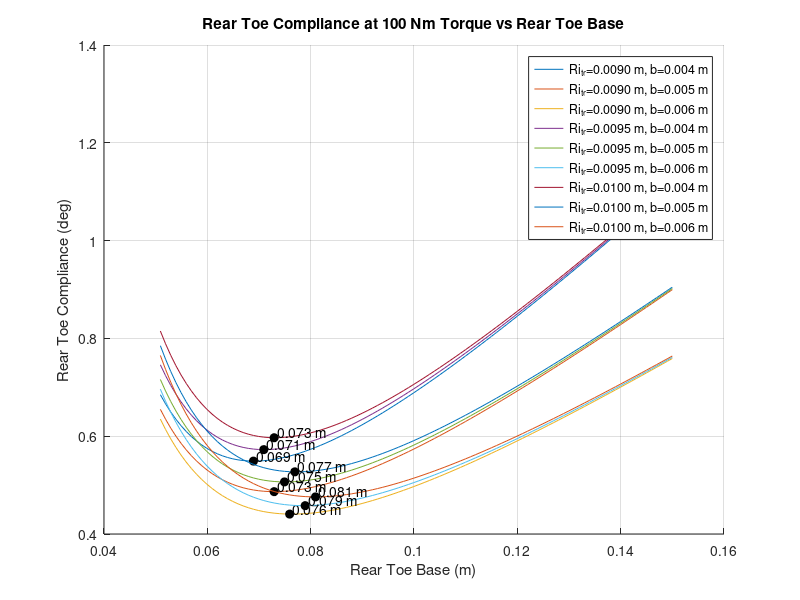

This figure's MATLAB source:
% Inputs

Mz = 100;  % Peak aligning torque of tire, Nm

Ro_tr = 0.0127;  % Outer diameter of tie rod tube, M
Ri_tr_vals = [0.009, 0.00955, 0.010];  % Inner diameters of tie rod tube, M
L_tr = 0.5;  % Nominal length of tie rod, M

b_vals = [0.004, 0.005, 0.006];  % Thicknesses of upright tie rod attach, M
h = 0.016;  % Height of one 'beam' of upright tie rod attach, M
L_ur = 0.033682;  % Nominal length of upright tie rod attach 'beam,' M

Ro_c = 0.028575;  % Outer diameter of chassis tube, M
Ri_c = 0.0260858;  % Inner diameter of chassis tube, M
L_c = 0.2461;  % Node-to-node length of chassis tube, M
a = 0.037;  % Distance from node where tie rod force applied, M

e_4130 = 205e9;  % Modulus of elasticity for 4130 steel, Pa
e_6061 = 68.9e9;  % Modulus of elasticity for 6061-T6 aluminum, Pa

play = 0.00005;  % Axial play in rod end, M
toe_base_nom = 0.050909;  % Nominal toe base, M
toe_base = linspace(0.050909, 0.15, 100);  % Toe base range, M

% Calculation
F_Tr = Mz ./ toe_base;  % Tie rod axial reaction force

figure; hold on;

for i = 1:length(Ri_tr_vals)
    Ri_tr = Ri_tr_vals(i);

    for j = 1:length(b_vals)
        b = b_vals(j);

        delta_play = 2 * play;  % Play from two rod ends

        % Deflections
        delta_tr = (F_Tr * L_tr) ./ (pi * (Ro_tr^2 - Ri_tr^2) * e_4130 .* toe_base);
        delta_ur = ((F_Tr / 2) .* (L_ur + (toe_base - toe_base_nom)).^3) ./ ...
                   (3 * e_6061 * ((b * h^3) / 12));
        delta_c = (F_Tr .* a^2 .* (L_c - a)^2) ./ ...
                  (3 * e_4130 * (pi / 2) * (Ro_c^4 - Ri_c^4) * L_c);

        % Total angular compliance
        theta = (180 / pi) * asin((delta_play + delta_tr + delta_ur + delta_c) ./ toe_base);

        % Plot
        plot(toe_base, theta, 'DisplayName', ...
            sprintf('Ri_{tr}=%.4f m, b=%.3f m', Ri_tr, b));

        [min_theta, idx_min] = min(theta);
        toe_min = toe_base(idx_min);
        plot(toe_min, min_theta, 'ko', 'MarkerFaceColor', 'k', 'HandleVisibility', 'off');
        text(toe_min, min_theta, sprintf(' %.3f m', toe_min), ...
            'VerticalAlignment', 'bottom', 'HorizontalAlignment', 'left');
    end
end

% Labels
title('Rear Toe Compliance at 100 Nm Torque vs Rear Toe Base');
xlabel('Rear Toe Base (m)');
ylabel('Rear Toe Compliance (deg)');
legend('Location', 'best');
grid on;
